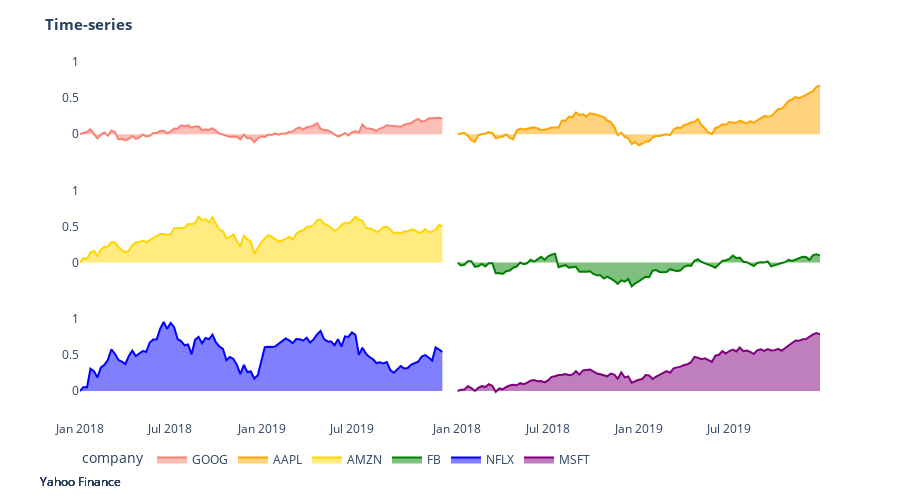

The notebook cell this image was saved under:
### Code cell
viz.facet_area_plot(df_facet_area, "company", title="<b>Time-series<b>", data_source='Yahoo Finance')
